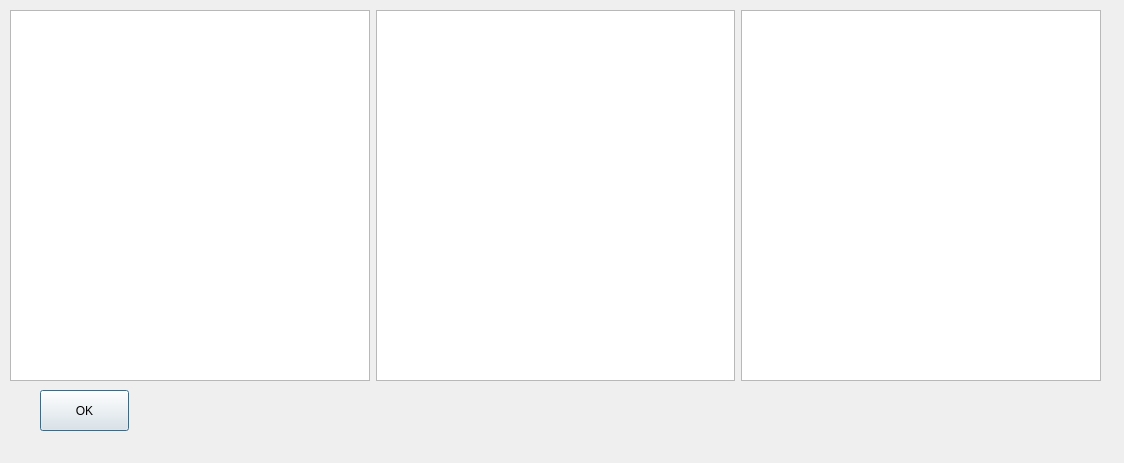
<?xml version="1.0" encoding="UTF-8"?>
<ui version="4.0">
 <class>Dialog</class>
 <widget class="QDialog" name="Dialog">
  <property name="geometry">
   <rect>
    <x>0</x>
    <y>0</y>
    <width>1124</width>
    <height>463</height>
   </rect>
  </property>
  <property name="windowTitle">
   <string>Dialog</string>
  </property>
  <widget class="QWidget" name="horizontalLayoutWidget">
   <property name="geometry">
    <rect>
     <x>10</x>
     <y>10</y>
     <width>1091</width>
     <height>371</height>
    </rect>
   </property>
   <layout class="QHBoxLayout" name="horizontalLayout" stretch="5000,5000,5000">
    <property name="sizeConstraint">
     <enum>QLayout::SetNoConstraint</enum>
    </property>
    <item>
     <widget class="QListWidget" name="listWidgetLeft"/>
    </item>
    <item>
     <widget class="QListWidget" name="listWidgetRight"/>
    </item>
    <item>
     <widget class="QListWidget" name="listWidgetPairs"/>
    </item>
   </layout>
  </widget>
  <widget class="QPushButton" name="pushButtonExit">
   <property name="geometry">
    <rect>
     <x>40</x>
     <y>390</y>
     <width>89</width>
     <height>41</height>
    </rect>
   </property>
   <property name="text">
    <string>OK</string>
   </property>
  </widget>
 </widget>
 <resources/>
 <connections/>
</ui>
